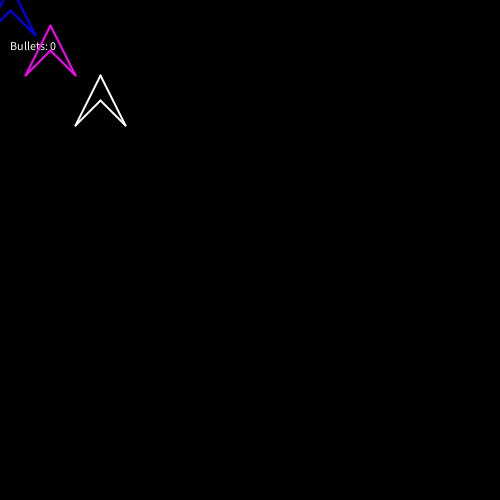
Frame 1 (no input)
Frame 60 (the mouse pressed at the canvas centre just before this capture): identical to frame 1, image omitted
Frame 120 (the mouse held since frame 60 and released just before this capture): identical to frame 1, image omitted

The Processing sketch that drew this single still picture (run headless with seeded random() and noise(); from frame 60 on, the mouse is pressed at the canvas centre):

// Processing sketch: YASC1
// ── YASC1.pde
void setup()
{
  size(500, 500);
  s = new Ship(100, 100, color(255));
  s1 = new Ship(10, 10, color(0, 0, 255));
  s2 = new Ship(50, 50, color(255, 0, 255));
  strokeWeight(2);
  
  /*
  pos += forward;
  pos.add(forward);
  
  pos += forward * 5;
  pos.add(PVector.mult(forward, 5));
  
   spawnPoint = pos + forward * 5;
   spawnPoint = 
      PVector.add(pos, PVector.mult(forward, 5)));
  */
 
}

Ship s;
Ship s1;
Ship s2;

float pw = 50;
float hp = pw / 2;

boolean[] keys = new boolean[1024];

void keyPressed()
{
  if (key == CODED)
  {
    keys[keyCode] = true;
  }
  else
  {
    keys[key] = true;
  }
}

void keyReleased()
{
  if (key == CODED)
  {
    keys[keyCode] = false;
  }
  else
  {
    keys[key] = false;
  }
}

ArrayList<Bullet> bullets = new ArrayList<Bullet>();


float timeDelta = 0;
float last = 0;
void draw()
{
  
  float now = millis();
  timeDelta = (now - last) / 1000.0f;
  last = now;
  //println(timeDelta);
  background(0);
  text("Bullets: " + bullets.size(), 10, 50);
  
  //drawPlayer(px, py);
  s.render();
  s.move();
  
  s1.render();
  s1.move();
  
  s2.render();
  s2.move();
  
  for(int i = 0 ; i < bullets.size() ; i ++)
  {
    Bullet b = bullets.get(i);
    b.render();
    b.move();
  }
  
  if (keys['a'])
  {
    println("AAAA");
  }
}

// ── Bullet.pde
class Bullet
{
  PVector pos;
  color c; 
  PVector forward;
  float theta;

  Bullet(float x, float y, float theta) {
    pos = new PVector(x, y);
    this.theta = theta;
    forward = new PVector();
  }

  void move() {
    forward.x = sin(theta);
    forward.y = -cos(theta);
    // pos += forward * speed
    float speed = 5;
    pos.add(PVector.mult(forward, speed));
    
    if (pos.x < 0 || pos.x > width || pos.y < 0 || pos.y > height)
    {
      bullets.remove(this);
    }
    
    /*
    if (pos.x < 0)
    {
      pos.x = width;
    }
    if (pos.x > width)
    {
      pos.x = 0;
    }
    if (pos.y < 0)
    {
      pos.y = height;
    }
    if (pos.y > height)
    {
      pos.y = 0;
    }
    */
  }

  void render() {
    pushMatrix();
    translate(pos.x, pos.y);
    rotate(theta);
    line(0, -5, 0, 5);
    popMatrix();
  }
}

// ── Ship.pde
class Ship
{
   color c; // fields
   PVector pos;
   PVector forward;
   float theta;
   
   int fireRate;
   float ellapsed = 0;
 
   // Constructor
  Ship()
  {
    pos = new PVector(width / 2, height / 2);
    c = color(255);
    forward = new PVector(0, 0);
    fireRate = 5;
  }
  
  // Parameterised constructor
  // Gets called when an object is instanciated
  Ship(float x, float y, color c)
  {
    pos = new PVector(x, y);
    forward = new PVector(0, 0);
    this.c = c;
    fireRate = 5;
  }
  
  void render()  
  {
    pushMatrix();
    translate(pos.x, pos.y);
    rotate(theta);
    
    stroke(c);
    line(- hp, + hp, 0, - hp);
    line(0, - hp, + hp, + hp);
    line(hp, 0 + hp, 0 , 0);
    line(0, 0, - hp , + hp);  
    popMatrix();
    
  }
  
  void move()
  {
    ellapsed += timeDelta;
    forward.x = sin(theta);
    forward.y = -cos(theta);
    
    
    if (keys[UP])
    {
      pos.add(forward);
    }
    if (keys[DOWN])
    {
      pos.sub(forward);
    }
    
    if (keys[LEFT])
    {
      theta -= 0.1f;
    }
    if (keys[RIGHT])
    {
      theta += 0.1f;
    }
    
    if (keys[' '] && ellapsed >= (1.0f / (float) fireRate))
    {
      
      float dist = 25;
      // spawnPoint = pos + forward * dist;
      PVector spawnPoint = PVector.add(pos, PVector.mult(forward, dist));
      Bullet b = new Bullet(spawnPoint.x, spawnPoint.y, theta);
      bullets.add(b);
      ellapsed = 0;
    }
    
  }

   
}
